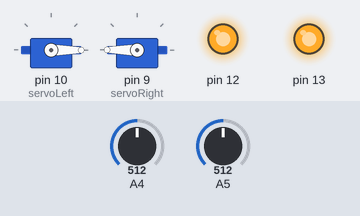
Recording of a sketch running on a simulated Arduino Uno, built with avr-gcc and run on an emulated ATmega328P. Shown: 2 × servo, output pins drawn as LEDs (lit = HIGH). The inputs (shaded band) are chosen by the test bench; at power-on: A4 = 512, A5 = 512.

Above: at 1.8 s.
1.9 s: A4 set to 716
At 3.0 s:
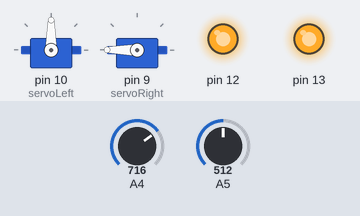
3.5 s: A5 set to 900
At 4.2 s:
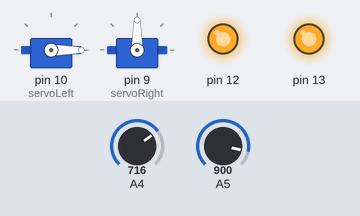
5.0 s: A5 set to 716
At 5.4 s:
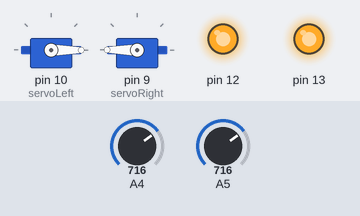
6.5 s: A5 set to 511
At 7.8 s:
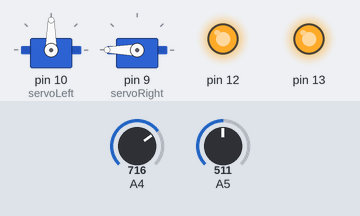
Timing chart, 0 to 9.0 s (numbered marks = the images above; inputs shaded):
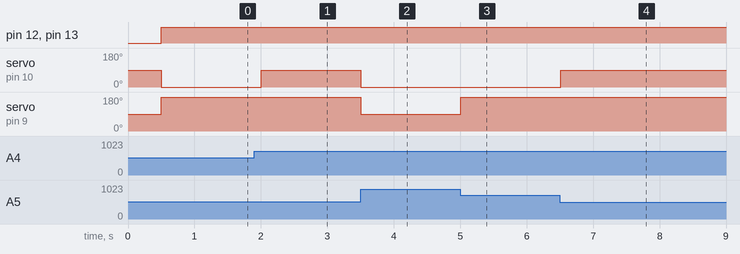

The sketch:

Fire_Robot.ino
```cpp
#include <Servo.h>

Servo servoLeft;          // Define left servo
Servo servoRight;         // Define right servo
int readLeft, readRight, error, mtrCtrl;
const float Kp = 1;
const float Ki = 1;
const float Kd = 1;

void setup() {
  servoLeft.attach(10);  // Set left servo to digital pin 10
  servoRight.attach(9);  // Set right servo to digital pin 9
  pinMode(12,OUTPUT);
  pinMode(13,OUTPUT);
}

void loop() {            // Loop through motion tests
//  turnRight();
  //look for fire
  delay(500);
  readLeft = analogRead(A4);
  readRight = analogRead(A5);
  Serial.println(readLeft);
  Serial.println(readRight);
  if(readLeft < 1010 | readRight < 1010)
    {
      //calculate error
      error = readLeft - readRight;
      //Serial.println(error);
      //calculate motor control number
      mtrCtrl = error*Kp;
      //Serial.println(mtrCtrl);
      if(mtrCtrl > 90)
      {
        mtrCtrl = 90;
      }
      else if(mtrCtrl < -90)
      {
        mtrCtrl = -90;
      }
      if(error < 0)
      {
        servoLeft.write(0);
        servoRight.write(180+mtrCtrl);
      }
      else
      {
        servoLeft.write(0+mtrCtrl);
        servoRight.write(180);
      }
      if(readLeft < 970 | readRight < 970)
      {
        //turn on fan
        digitalWrite(12, HIGH);
        Serial.print("HIGH");
        digitalWrite(13, HIGH);
      }
      else
      {
        digitalWrite(12,LOW);
        Serial.print("LOW");
        digitalWrite(13, LOW);
      }
    }
  else
  {
    stopRobot();
  }
}

// Motion routines for forward, reverse, turns, and stop
void forward() {
  servoLeft.write(0);
  servoRight.write(180);
}

void reverse() {
  servoLeft.write(180);
  servoRight.write(0);
}

void turnRight() {
  servoLeft.write(180);
  servoRight.write(180);
}
void turnLeft() {
  servoLeft.write(0);
  servoRight.write(0);
}

void stopRobot() {
  servoLeft.write(90);
  servoRight.write(90);
}
```

Measured:
- after the input at 1.9 s, servo on pin 10 (servoLeft): 0° → 90° after 0.10 s
- after the input at 3.5 s, servo on pin 10 (servoLeft): 90° → 0° at once; servo on pin 9 (servoRight): 180° → 90° at once
- after the input at 5.0 s, servo on pin 9 (servoRight): 90° → 180° at once
- after the input at 6.5 s, servo on pin 10 (servoLeft): 0° → 90° at once
